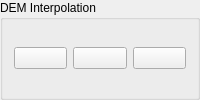
      <widget class="QGroupBox" name="groupBox_12">
       <property name="title">
        <string>DEM Interpolation</string>
       </property>
       <layout class="QGridLayout" name="gridLayout_18">
        <item row="0" column="0">
         <widget class="QPushButton" name="loadButton">
          <property name="toolTip">
           <string>Load DEM</string>
          </property>
          <property name="text">
           <string/>
          </property>
          <property name="icon">
           <iconset resource="../resource/resource.qrc">
            <normaloff>:/icon/fileopen.png</normaloff>:/icon/fileopen.png</iconset>
          </property>
          <property name="iconSize">
           <size>
            <width>30</width>
            <height>30</height>
           </size>
          </property>
         </widget>
        </item>
        <item row="0" column="1">
         <widget class="QPushButton" name="interButton">
          <property name="toolTip">
           <string>Interpolate DEM to grid</string>
          </property>
          <property name="text">
           <string/>
          </property>
          <property name="icon">
           <iconset resource="../resource/resource.qrc">
            <normaloff>:/icon/match.png</normaloff>:/icon/match.png</iconset>
          </property>
          <property name="iconSize">
           <size>
            <width>30</width>
            <height>30</height>
           </size>
          </property>
         </widget>
        </item>
        <item row="0" column="2">
         <widget class="QPushButton" name="saveButton">
          <property name="toolTip">
           <string>Save DEM</string>
          </property>
          <property name="text">
           <string/>
          </property>
          <property name="icon">
           <iconset resource="../resource/resource.qrc">
            <normaloff>:/icon/disquette.png</normaloff>:/icon/disquette.png</iconset>
          </property>
          <property name="iconSize">
           <size>
            <width>30</width>
            <height>30</height>
           </size>
          </property>
         </widget>
        </item>
       </layout>
      </widget>
